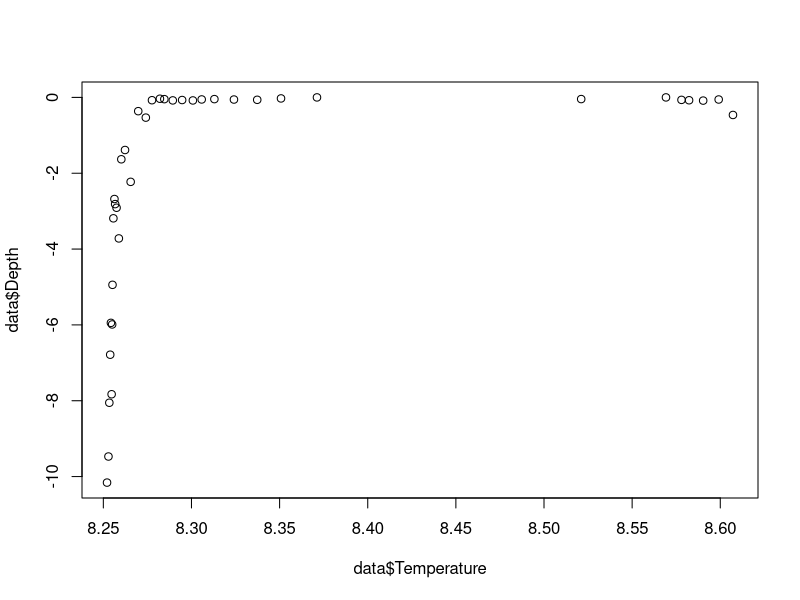
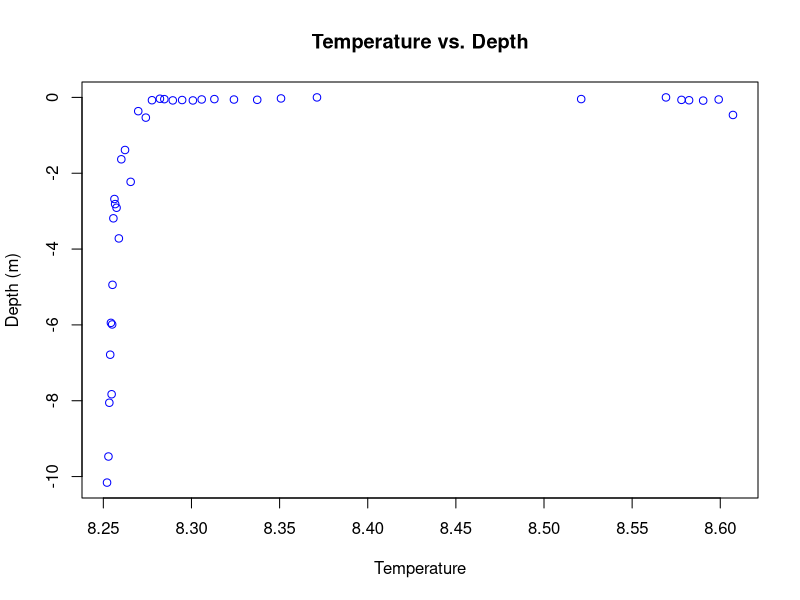

Write R code to recreate these figures, in order.
data = read.csv(file = "CTD_DATA_third_try.csv", sep =",")
data = data[seq(from=1, to=nrow(data), by = 30),]
#data = data[seq(from=1, to=1081),]
data$Depth = data$Depth - max(data$Depth)
data = data[order(data$Depth,decreasing=TRUE),]
plot(data$Temperature, data$Depth,type="p")
plot((data$Temperature),(data$Depth),type="p",col="blue",xlab="Temperature",ylab="Depth (m)",main="Temperature vs. Depth")


































